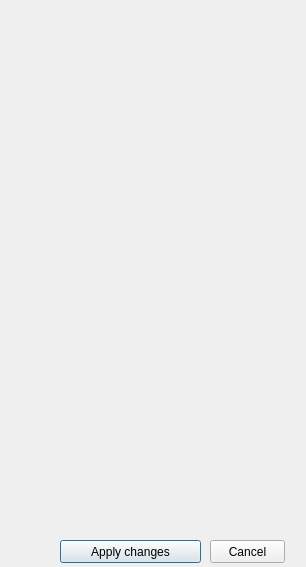
<?xml version="1.0" encoding="UTF-8"?>
<ui version="4.0">
 <class>dialogVecToggle</class>
 <widget class="QDialog" name="dialogVecToggle">
  <property name="geometry">
   <rect>
    <x>0</x>
    <y>0</y>
    <width>306</width>
    <height>567</height>
   </rect>
  </property>
  <property name="windowTitle">
   <string>dialogVecToggle</string>
  </property>
  <widget class="QPushButton" name="applyButton">
   <property name="geometry">
    <rect>
     <x>60</x>
     <y>540</y>
     <width>141</width>
     <height>23</height>
    </rect>
   </property>
   <property name="text">
    <string>Apply changes</string>
   </property>
  </widget>
  <widget class="QPushButton" name="cancelButton">
   <property name="geometry">
    <rect>
     <x>210</x>
     <y>540</y>
     <width>75</width>
     <height>23</height>
    </rect>
   </property>
   <property name="text">
    <string>Cancel</string>
   </property>
  </widget>
 </widget>
 <layoutdefault spacing="6" margin="11"/>
 <resources/>
 <connections>
  <connection>
   <sender>applyButton</sender>
   <signal>clicked()</signal>
   <receiver>dialogVecToggle</receiver>
   <slot>doApply()</slot>
   <hints>
    <hint type="sourcelabel">
     <x>139</x>
     <y>551</y>
    </hint>
    <hint type="destinationlabel">
     <x>132</x>
     <y>505</y>
    </hint>
   </hints>
  </connection>
  <connection>
   <sender>cancelButton</sender>
   <signal>clicked()</signal>
   <receiver>dialogVecToggle</receiver>
   <slot>reject()</slot>
   <hints>
    <hint type="sourcelabel">
     <x>246</x>
     <y>550</y>
    </hint>
    <hint type="destinationlabel">
     <x>243</x>
     <y>504</y>
    </hint>
   </hints>
  </connection>
 </connections>
 <slots>
  <slot>doApply()</slot>
  <slot>doToggle(bool)</slot>
 </slots>
</ui>
